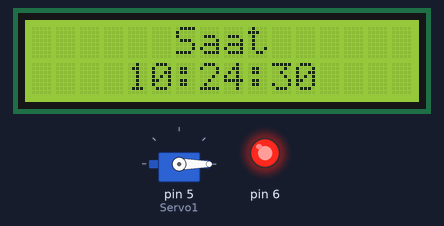
Bench run of a sketch on a simulated Arduino Uno, built with avr-gcc and run on an emulated ATmega328P. On the bench: 16×2 character LCD, servo, output pins drawn as LEDs (lit = HIGH). The local clock reads 2024-03-15 10:24:30 at power-on unless the sketch sets it.

Above: at 0.1 s.
At 9.3 s:
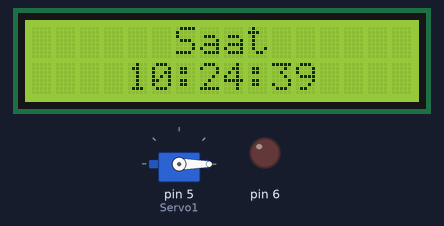
At 19.5 s:
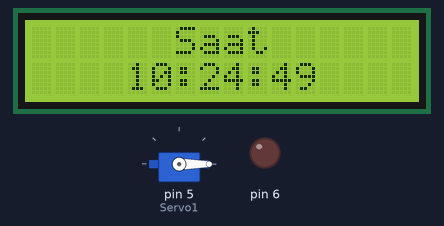
At 38.3 s:
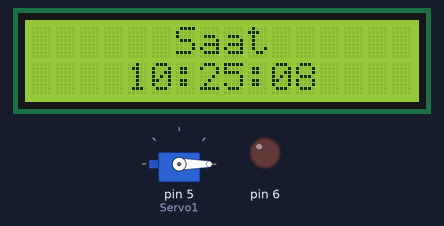
Timing chart, 0 to 39.8 s (numbered marks = the images above):
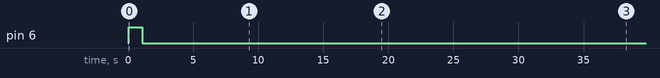

The sketch:

sketch.ino
```cpp
#include <LiquidCrystal.h>
#include <RTClib.h>
#include <Servo.h>
RTC_DS1307 zaman;
Servo Servo1;
byte saat,dk,sn;
LiquidCrystal lcd(12, 11, 10, 9, 8, 7);

void setup() {
  pinMode(6, OUTPUT);
  lcd.begin(16, 2);
  zaman.begin();
  Servo1.attach(5);
}

void loop() {
  saat=zaman.now().hour();
  dk=zaman.now().minute();
  sn=zaman.now().second();
  byte konum;
  LCDyaz();
  if(sn>9 and sn<31) digitalWrite(6, HIGH); else digitalWrite(6, LOW);
  if(sn>14 and sn<26) Servo1.write(90); else Servo1.write(0);
  delay(500);
}

void LCDyaz()
  {
    lcd.clear();
    lcd.setCursor(6,0);
    lcd.print("Saat");
    lcd.setCursor(4,1);
    lcd.print(hane(saat)+":"+hane(dk)+":"+hane(sn));
  }

String hane(int sayi)
  {
    String sonuc=String(sayi);
    if (sayi<10) sonuc="0"+sonuc;
    return sonuc;
  }
```

Measured:
- by itself, pin 6: LOW → HIGH at 0.07 s, → LOW 1.0 s later
- what the display in image 1 shows lasts 1.0 s, from 9.2 s to 10.2 s
